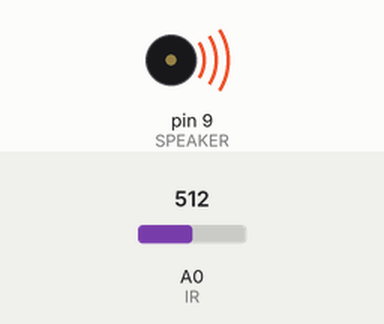
A sketch run on a simulated Arduino Uno, built with avr-gcc and run on an emulated ATmega328P. On the bench: buzzer (waves = sounding). The inputs (shaded band) are chosen by the test bench; at power-on: A0 (IR) = 512. What the sketch prints to the serial monitor is not drawn.

Above: at 0.1 s.
Timing chart, 0 to 1.6 s (numbered marks = the images above):
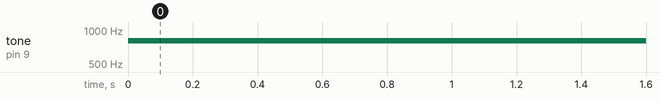

The sketch:

SPI_volume.ino
```cpp
#include <SPI.h>

// Default pins for SPI lib are:
// 11 = MOSI, 12 = MISO, 13 = CLK
const int SS1 = 10;
const byte REG = B00010000; // Write 0 to registry command (choose POT 1)

// 120 (far) to 500 (close)
const int IR = 0; // Connecting IR sensor to analog pin A0

const int SPEAKER = 9; // Connected speaker pin
int freq = 800; // Speaker tone frequency

void setup() {
    pinMode(SS1, OUTPUT);
    pinMode(SPEAKER, OUTPUT);

    Serial.begin(9600); // Init serial port interface at speed 9600
    SPI.begin();
}

// Choose and send data to specific REG
// Chip 1 (SS 10) reg 1 - speaker
void setReg(int SS, int reg, int level) {
    digitalWrite(SS, LOW); // Choose chip by setting SS to 0
    SPI.transfer(reg);
    SPI.transfer(level);
    digitalWrite(SS, HIGH); // Set SS to 1 (stop transfering data)
}

void loop() {
    tone(SPEAKER, freq);

    int val = analogRead(IR); // Reading from A0
    Serial.println(val);

    int volume = map(val, 120, 500, 0, 128);
    volume = constrain(volume, 0, 128);

    setReg(SS1, REG, volume);
}
```

Measured:
- by itself, tone on pin 9 (SPEAKER): silent → 800 Hz at 0.00 s
